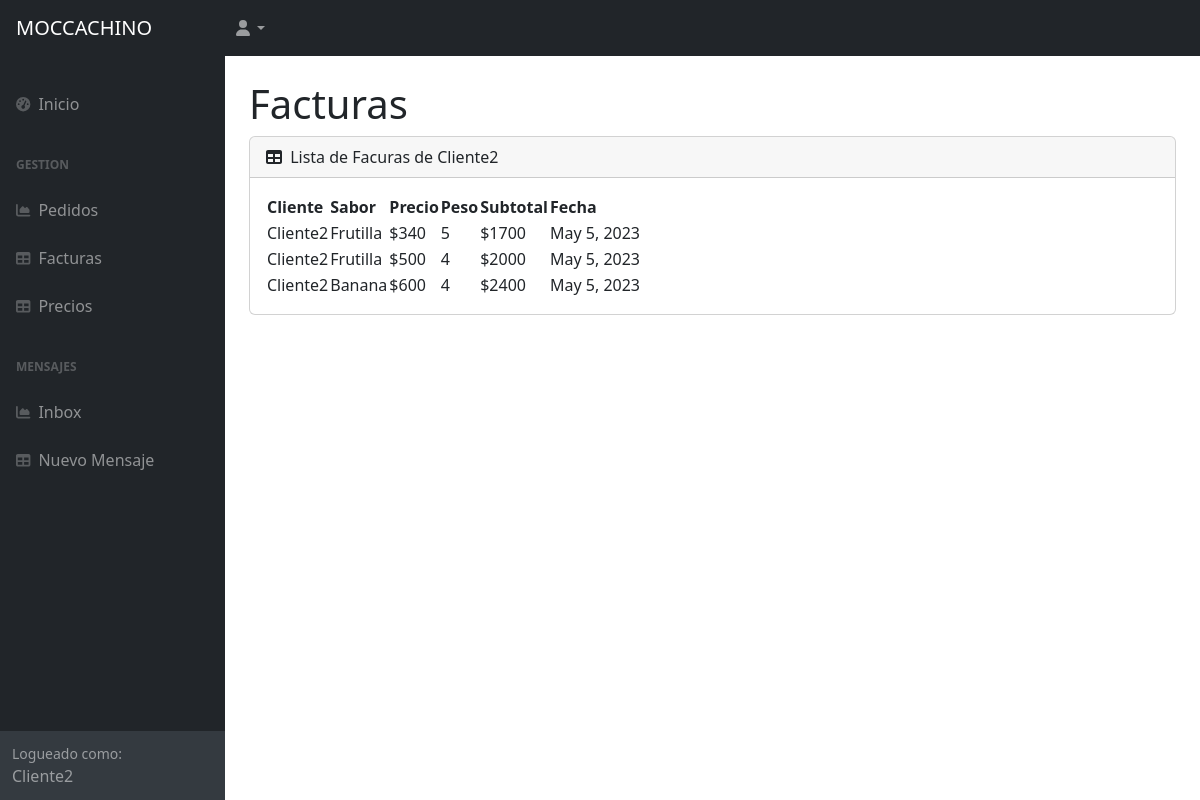
The page /AppClientes/facturas_por_cliente/ (signed in) on the database its author committed.
### AppClientes/models.py (models this page shows, shortened)
class Factura(models.Model):
    cliente = models.CharField(max_length=50)
    sabor = models.CharField(max_length=50)
    precio = models.IntegerField()
    peso = models.IntegerField()
    fecha = models.DateField(default=datetime.date.today)
    @property
    def subtotal(self):
        return self.precio * self.peso

### AppClientes/views.py (the view)
# urls.py: path('facturas_por_cliente/', vista_superFactura, name="facturas_por_cliente"),
@login_required
def vista_superFactura (request):
    if request.user.is_superuser:
        facturas = Factura.objects.all()
        context= {"facturas": facturas}
        return render(request, "AppClientes/facturas.html", context)
    else:
        varCliente = request.user
        facturas = Factura.objects.filter(cliente=varCliente)
        context= {"facturas": facturas}
        return render(request, "AppClientes/facturas_por_cliente.html", context)

### AppClientes/templates/AppClientes/facturas_por_cliente.html
{% extends 'AppClientes/padre.html' %}
{% load static %}
            {% block contenido %}
            <div id="layoutSidenav_content">
                <main>
                    <div class="container-fluid px-4">
                        <h1 class="mt-4">Facturas</h1>
                        <div class="card mb-4">
                            <div class="card-header">
                                <i class="fas fa-table me-1"></i>
                                Lista de Facuras de {{ user }}
                            </div>
                            <div class="card-body">
                                <table id="datatablesSimple">
                                    <thead>
                                        <tr>
                                            <th>Cliente</th>
                                            <th>Sabor</th>
                                            <th>Precio</th>
                                            <th>Peso</th>
                                            <th>Subtotal</th>
                                            <th>Fecha</th>
                                        </tr>
                                    </thead>
                                    <tbody>
                                        {% for factura in facturas %}
                                        <tr>
                                            <td>{{ factura.cliente }}</td>
                                            <td>{{ factura.sabor }}</td>
                                            <td>${{ factura.precio }}</td>
                                            <td>{{ factura.peso }}</td>
                                            <td>${{ factura.subtotal }}</td>
                                            <td>{{ factura.fecha }}</td>
                                        </tr>
                                        {% endfor %}
                                    </tbody>
                                </table>
                            </div>
                        </div>
                    </div>
                </main>
                {% endblock %}

### AppClientes/templates/AppClientes/padre.html (shortened to what this page needs)
<!DOCTYPE html>
<html lang="en">
    <head>
        {% load static %}
        <link href="https://cdn.jsdelivr.net/npm/simple-datatables@7.1.2/dist/style.min.css" rel="stylesheet" />
        <link href="{% static 'AppClientes/css/styles.css' %}" rel="stylesheet" />
    </head>
    <body class="sb-nav-fixed">
        <nav class="sb-topnav navbar navbar-expand navbar-dark bg-dark">
            <a class="navbar-brand ps-3" href="{% url 'InicioAppClientes' %}">MOCCACHINO</a>
            <ul class="navbar-nav ms-auto ms-md-0 me-3 me-lg-4">
                <li class="nav-item dropdown">
                    <a class="nav-link dropdown-toggle" id="navbarDropdown" href="#" role="button" data-bs-toggle="dropdown" aria-expanded="false"><i class="fas fa-user fa-fw"></i></a>
                </li>
            </ul>
        </nav>
        <div id="layoutSidenav">
            <div id="layoutSidenav_nav">
                <nav class="sb-sidenav accordion sb-sidenav-dark" id="sidenavAccordion">
                    <div class="sb-sidenav-menu">
                        <div class="nav">
                            <br>
                            <a class="nav-link" href="{% url 'InicioAppClientes' %}">
                                <div class="sb-nav-link-icon"><i class="fas fa-tachometer-alt"></i></div>
                                Inicio
                            </a>
                            <div class="sb-sidenav-menu-heading">Gestion</div>
                            <a class="nav-link" href="{% url 'pedidos_super' %}">
                                <div class="sb-nav-link-icon"><i class="fas fa-chart-area"></i></div>
                                Pedidos
                            </a>
                            <a class="nav-link" href="{% url 'facturas_super' %}">
                                <div class="sb-nav-link-icon"><i class="fas fa-table"></i></div>
                                Facturas
                            </a>
                            <a class="nav-link" href="{% url 'precios' %}">
                                <div class="sb-nav-link-icon"><i class="fas fa-table"></i></div>
                                Precios
                            </a>
                            <div class="sb-sidenav-menu-heading">Mensajes</div>
                            <a class="nav-link" href="{% url 'inbox' %}">
                                <div class="sb-nav-link-icon"><i class="fas fa-chart-area"></i></div>
                                Inbox
                            </a>
                            <a class="nav-link" href="{% url 'nuevomensaje' %}">
                                <div class="sb-nav-link-icon"><i class="fas fa-table"></i></div>
                                Nuevo Mensaje
                            </a>
                        </div>
                    </div>
                    <div class="sb-sidenav-footer">
                        <div class="small">Logueado como:</div>
                        {{ user.username }}
                    </div>
                </nav>
            </div>
            {% block contenido %}
            {% endblock %}
        </div>
    </body>
</html>

### rows shown on the page
Factura: cliente "Cliente2", sabor "Frutilla", precio "340", peso "5", subtotal "1700", fecha "May 5, 2023"
Factura: cliente "Cliente2", sabor "Frutilla", precio "500", peso "4", subtotal "2000", fecha "May 5, 2023"
Factura: cliente "Cliente2", sabor "Banana", precio "600", peso "4", subtotal "2400", fecha "May 5, 2023"

### other values the page prints
{{ user.username }} "Cliente2"
{{ user }} "Cliente2"
